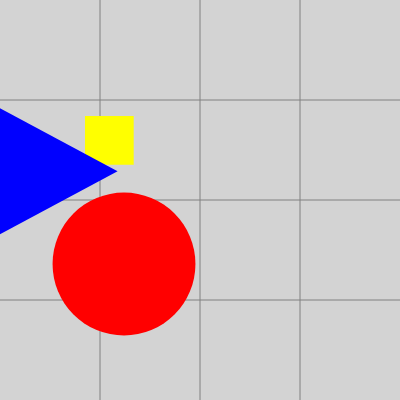
Frame 1 (no input)
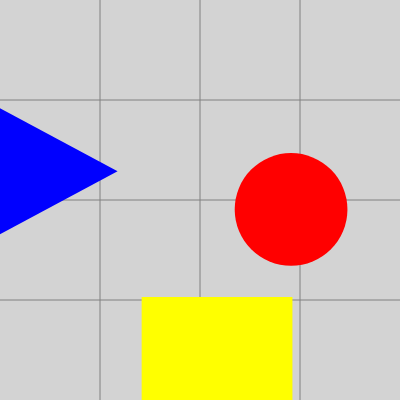
Frame 60 (no input)
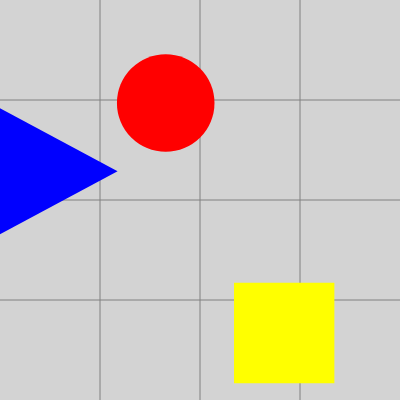
Frame 120 (the mouse pressed at the canvas centre since frame 60)

The p5.js sketch that drew these frames (run headless with seeded random() and noise() and a simulated clock; from frame 60 on, the mouse is pressed at the canvas centre):

// p5.js sketch
// ── sketch.js
/*

Animating the placement of shapes

*/

// variables for ellipse
var circleXStart, circleYStart, circleWidthStart, circleHeightStart;
var circleXStop, circleYStop, circleWidthStop, circleHeightStop;

// variables for rect
var squareXStart, squareYStart, squareWidthStart, squareHeightStart;
var squareXStop, squareYStop, squareWidthStop, squareHeightStop;

// variables for triangle
var triangleX1, triangleY1, triangleX2, triangleY2, triangleX3, triangleY3;

// variables for colour
var colours = ['red','yellow','blue'];
shuffleArray(colours);

var circleIsDone = false;
var squareIsDone = false;
var triangleIsDone = false;

function setup() {
  createCanvas(400, 400);
  fill(255,255,255,128);

  circleWidthStart = random(200);
  circleHeightStart = circleWidthStart;
  circleXStart = int(circleWidthStart/2 + random(400-circleWidthStart));
  circleYStart = int(circleHeightStart/2 + random(400-circleHeightStart));
  circleWidthStop = random(200);
  circleHeightStop = circleWidthStop;
  circleXStop = int(circleWidthStop/2 + random(400-circleWidthStop));
  circleYStop = int(circleHeightStop/2 + random(400-circleHeightStop));

  squareWidthStart = random(200);
  squareHeightStart = squareWidthStart;
  squareXStart = int(squareWidthStart/2 + random(400-squareWidthStart));
  squareYStart = int(squareHeightStart/2 + random(400-squareHeightStart));
  squareWidthStop = random(200);
  squareHeightStop = squareWidthStop;
  squareXStop = int(squareWidthStop/2 + random(400-squareWidthStop));
  squareYStop = int(squareHeightStop/2 + random(400-squareHeightStop));

  triangleX1 = 150;
  triangleY1 = 25;
  triangleX2 = 290;
  triangleY2 = 100;
  triangleX3 = 150;
  triangleY3 = 175;

  // find the centroid of the triangle
  triangleCentreX = (triangleX1 + triangleX2 + triangleX3)/3;
  triangleCentreY = (triangleY1 + triangleY2 + triangleY3)/3;

  triangleNewCentreX = random(400);
  triangleNewCentreY = random(400);

  triangleX1 = triangleX1 + (triangleNewCentreX - triangleCentreX);
  triangleX2 = triangleX2 + (triangleNewCentreX - triangleCentreX);
  triangleX3 = triangleX3 + (triangleNewCentreX - triangleCentreX);
  triangleY1 = triangleY1 + (triangleNewCentreY - triangleCentreY);
  triangleY2 = triangleY2 + (triangleNewCentreY - triangleCentreY);
  triangleY3 = triangleY3 + (triangleNewCentreY - triangleCentreY);
}

function draw() {
  background('lightgrey');

  drawGraph();

  stroke('black');
  strokeWeight(0);

  // draw the circle
  fill(colours[0]);
  ellipse(circleXStart, circleYStart, circleWidthStart, circleHeightStart);
  circleXStart += (circleXStop-circleXStart)/10;
  circleYStart += (circleYStop-circleYStart)/10;
  circleWidthStart += (circleWidthStop - circleWidthStart)/10;
  circleHeightStart = circleWidthStart;
  if (circleXStop - circleXStart < 1 && circleYStop - circleYStart < 1 && circleWidthStop - circleWidthStart < 1) {
    circleIsDone = true;
  }

  // draw the square
  fill(colours[1]);
  rect(squareXStart, squareYStart, squareWidthStart, squareHeightStart);
  squareXStart += (squareXStop-squareXStart)/10;
  squareYStart += (squareYStop-squareYStart)/10;
  squareWidthStart += (squareWidthStop - squareWidthStart)/10;
  squareHeightStart = squareWidthStart;
  if (squareXStop - squareXStart < 1 && squareYStop - squareYStart < 11 && circleWidthStop - circleWidthStart < 1) {
    squareIsDone = true;
  }

  // draw the triangle
  fill(colours[2]);
  triangle(triangleX1, triangleY1, triangleX2, triangleY2, triangleX3, triangleY3);

  // if the shapes are in their new positions
  // generate new stop coordinates and start again
  if (circleIsDone === true && squareIsDone === true) {
    circleXStop = int(circleWidthStop/2 + random(400-circleWidthStop));
    circleYStop = int(circleHeightStop/2 + random(400-circleHeightStop));
    circleWidthStop = random(200);
    circleHeightStop = circleWidthStop;
    squareXStop = int(squareWidthStop/2 + random(400-squareWidthStop));
    squareYStop = int(squareHeightStop/2 + random(400-squareHeightStop));
    squareWidthStop = random(200);
    squareHeightStop = squareWidthStop;
    circleIsDone = false;
    squareIsDone = false;
  }
}

function drawGraph() {
  stroke('grey');
  strokeWeight(1);
  // draw a grid
  line(100, 0, 100, 400);
  line(200, 0, 200, 400);
  line(300, 0, 300, 400);
  line(0, 100, 400, 100);
  line(0, 200, 400, 200);
  line(0, 300, 400, 300);
}

// https://stackoverflow.com/questions/2450954/how-to-randomize-shuffle-a-javascript-array
function shuffleArray(array) {
  for (let i = array.length - 1; i > 0; i--) {
    const j = Math.floor(Math.random() * (i + 1));
    [array[i], array[j]] = [array[j], array[i]];
  }
}
